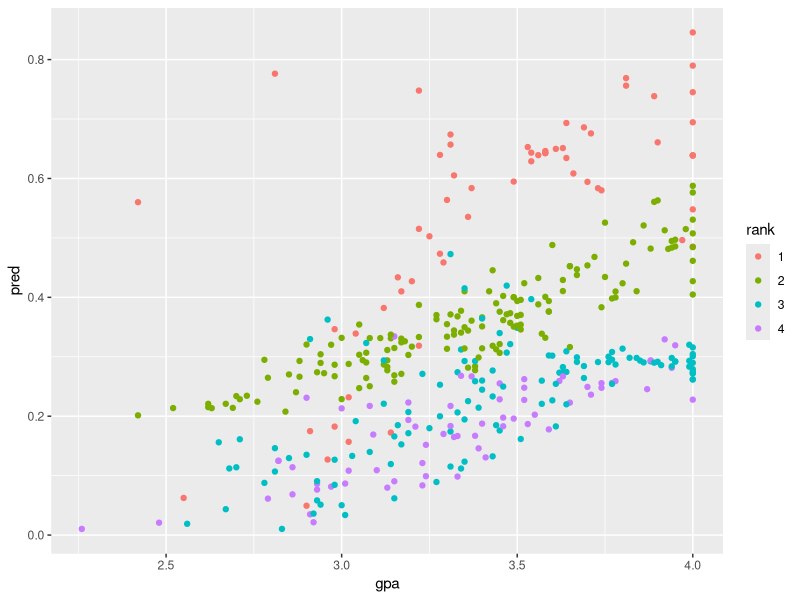
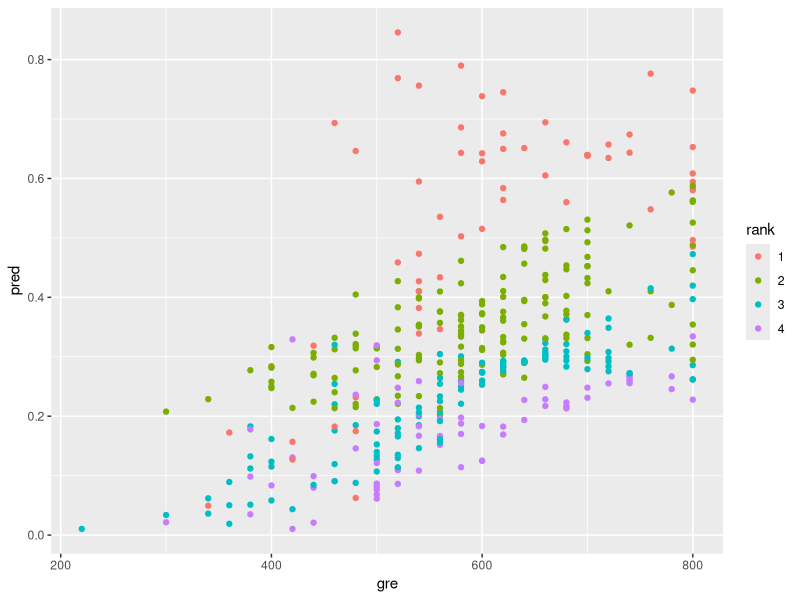

R code for these plots, in order:
## ---- chunk 1
library(tidyverse)
library(modelr)
library(GGally)
## ---- chunk 2
df <- read.csv("GradSchool_Admissions.csv")
df$admit <- as.logical(df$admit)
df$rank <- as.factor(df$rank)
## ---- chunk 3
mod1 <- glm(data = df, formula = admit ~ rank)
mod2 <- glm(data = df, formula = admit ~ rank + gre + gpa,family = "binomial")
mod3 <- glm(data = df, formula = admit ~ rank * gre * gpa,family = "binomial")
mean(residuals(mod2)^2)
mean(residuals(mod3)^2)
## ---- chunk 4
mod3.pred <- add_predictions(df,mod3,type = "response")
## ---- chunk 5
ggplot(mod3.pred, aes(x=gpa,y=pred,color=rank))+
  geom_point()
## ---- chunk 6

ggplot(mod3.pred,aes(x=gre,y=pred,color=rank))+
  geom_point()
